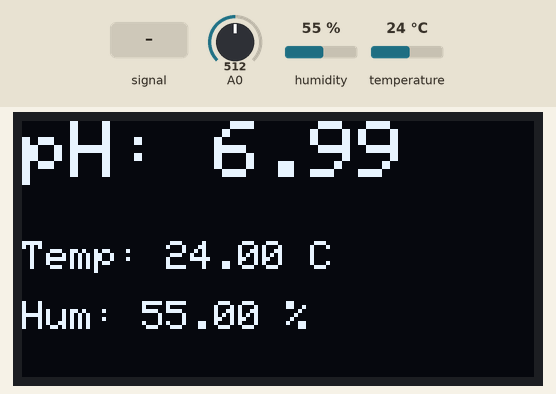
This sketch was run on a simulated Arduino Uno, built with avr-gcc and run on an emulated ATmega328P. On the bench: 128×64 one-colour display. Inputs (shaded band) come from the test bench; at power-on: humidity 55 %, A0 = 512, temperature 24 °C. What the sketch prints to the serial monitor is not drawn.

Above: at 3.2 s.
3.3 s: A0 fed a 2 Hz sine of ±306 counts around its level
At 5.2 s:
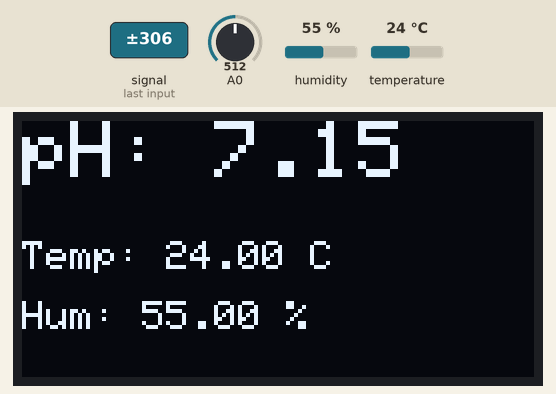
7.7 s: humidity set to 22 %
At 8.8 s:
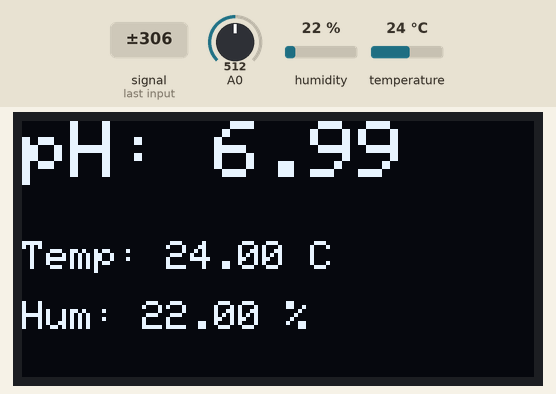
9.7 s: A0 set to 716
At 11.1 s:
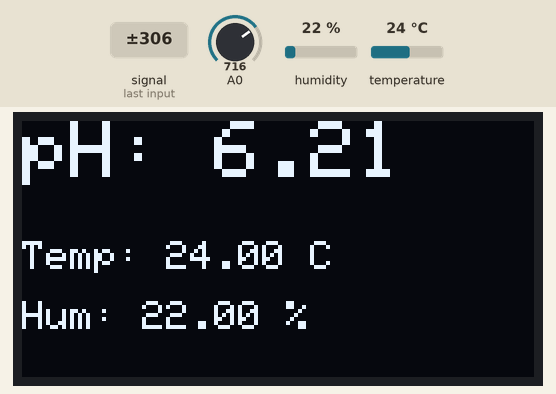
13.8 s: temperature set to 12 °C
At 15.6 s:
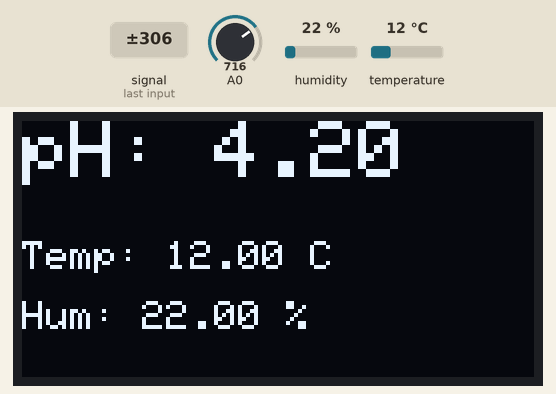
15.9 s: A0 fed a 50 Hz sine of ±306 counts around its level
At 17.0 s:
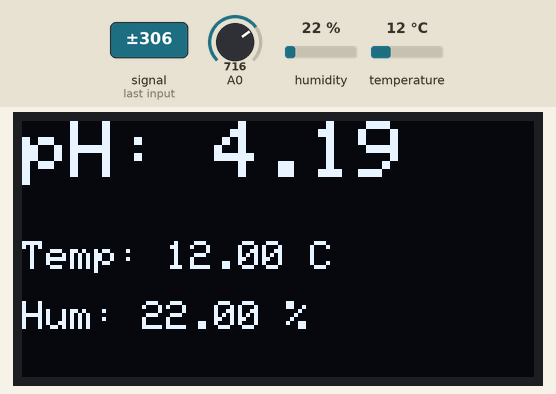
20.0 s: A0 set to 900
At 21.7 s:
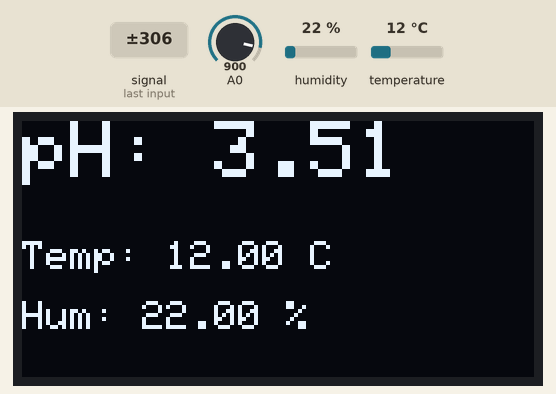
Timing chart, 0 to 23.2 s (numbered marks = the images above; inputs shaded):
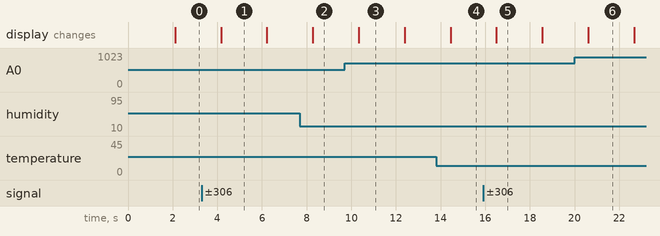

Measured:
- after the input at 3.3 s, the display: changes after 0.87 s (image 1)
- after the input at 7.7 s, the display: changes after 0.58 s (image 2)
- after the input at 9.7 s, the display: changes after 0.64 s (image 3)
- after the input at 13.8 s, the display: changes after 0.65 s (image 4)
- after the input at 15.9 s, the display: changes after 0.60 s (image 5)
- after the input at 20.0 s, the display: changes after 0.61 s (image 6)
- what the display in image 1 shows lasts 2.0 s, from 4.2 s to 6.2 s

The sketch:

pH_DHT11_Display_merged_init.ino
```cpp
#include <Wire.h>
#include <Adafruit_GFX.h>
#include <Adafruit_SSD1306.h>
#include <DHT.h>

// ===== OLED Setup =====
#define SCREEN_WIDTH 128
#define SCREEN_HEIGHT 64
Adafruit_SSD1306 display(SCREEN_WIDTH, SCREEN_HEIGHT, &Wire, -1);

// ===== pH Sensor Variables =====
float pH_Value;
int pH_analog;
float Voltage;

unsigned long lastUpdate = 0;
float sumPH = 0;
int countPH = 0;

// ===== DHT11 Setup =====
#define DHTPIN 2
#define DHTTYPE DHT11
DHT dht(DHTPIN, DHTTYPE);

float temperature = 0;
float humidity = 0;

void setup()
{
  Serial.begin(9600);

  // OLED init
  if(!display.begin(SSD1306_SWITCHCAPVCC, 0x3C)) {
    Serial.println(F("SSD1306 allocation failed"));
    for(;;);
  }
  display.clearDisplay();
  display.setTextSize(2);
  display.setTextColor(SSD1306_WHITE);
  display.setCursor(0,0);
  display.println("Sensor Init");
  display.display();

  // DHT init
  dht.begin();
  delay(2000);
}

void loop()
{
  // ===== Read pH =====
  pH_analog = analogRead(A0);
  Voltage = pH_analog * (5.0 / 1023.0);
  pH_Value = 7 - (7.0/2.5)*(Voltage-2.5);

  sumPH += pH_Value;
  countPH++;

  // ===== Every 2 seconds =====
  if (millis() - lastUpdate >= 2000) {
    float avgPH = sumPH / countPH;

    // Read DHT
    humidity = dht.readHumidity();
    temperature = dht.readTemperature();

    if (isnan(humidity) || isnan(temperature)) {
      Serial.println("Failed to read from DHT sensor!");
    } else {
      // Serial output
      Serial.print("Avg pH: ");
      Serial.println(avgPH, 2);
      Serial.print("Temp: ");
      Serial.print(temperature);
      Serial.print(" °C  |  Hum: ");
      Serial.print(humidity);
      Serial.println(" %");
    }

    // ===== Update OLED =====
    display.clearDisplay();
    display.setTextSize(2);
    display.setCursor(0,0);
    display.print("pH: ");
    display.println(avgPH, 2);

    display.setTextSize(1);
    display.setCursor(0,30);
    display.print("Temp: ");
    display.print(temperature);
    display.println(" C");

    display.setCursor(0,45);
    display.print("Hum: ");
    display.print(humidity);
    display.println(" %");

    display.display();

    // Reset accumulators
    sumPH = 0;
    countPH = 0;
    lastUpdate = millis();
  }
}
```
